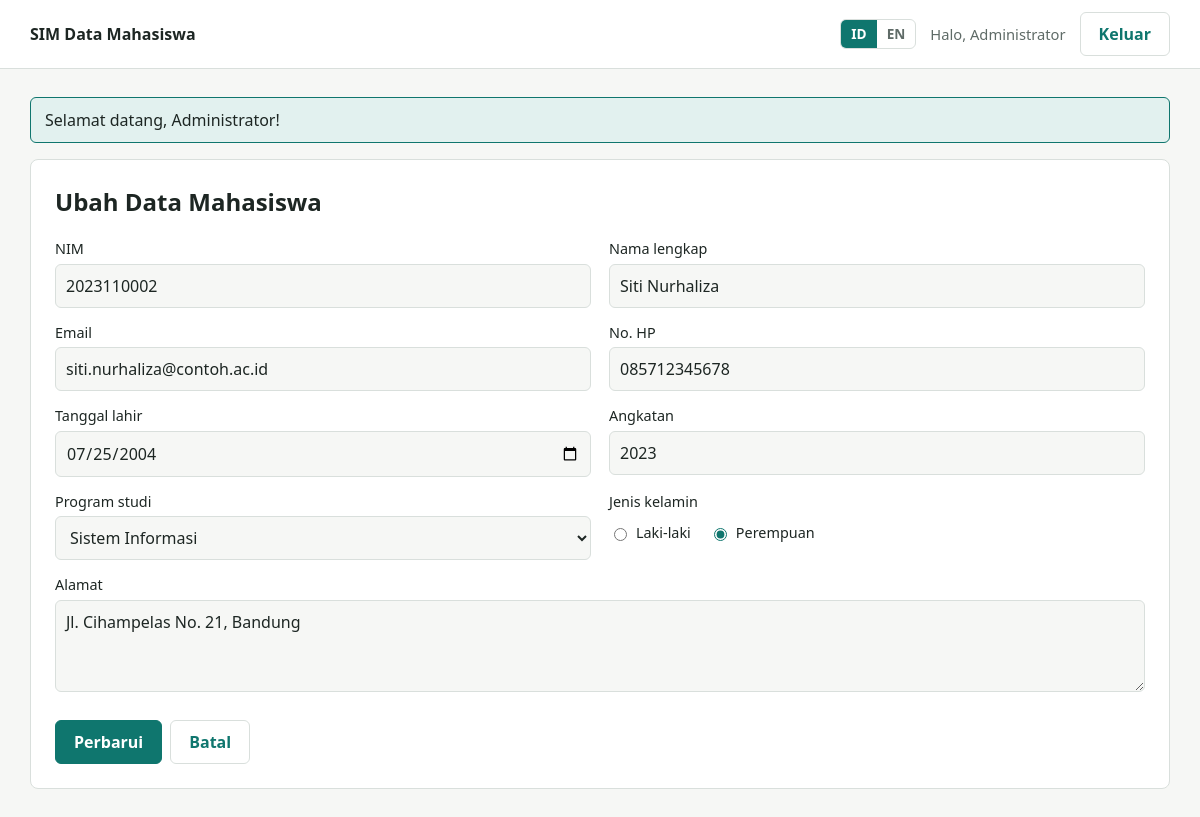
Page /index.php?page=mahasiswa-edit&id=2 (signed in) on the committed database.
### tables this page shows
CREATE TABLE IF NOT EXISTS mahasiswa (
    id            INT UNSIGNED      NOT NULL AUTO_INCREMENT,
    nim           VARCHAR(12)       NOT NULL,
    nama          VARCHAR(100)      NOT NULL,
    email         VARCHAR(100)      NOT NULL,
    telepon       VARCHAR(15)       NOT NULL,
    tanggal_lahir DATE              NOT NULL,
    jenis_kelamin ENUM('L', 'P')    NOT NULL,
    program_studi VARCHAR(10)       NOT NULL,
    angkatan      SMALLINT UNSIGNED NOT NULL,
    alamat        VARCHAR(255)      NOT NULL,
    created_at    TIMESTAMP         NOT NULL DEFAULT CURRENT_TIMESTAMP,
    updated_at    TIMESTAMP         NOT NULL DEFAULT CURRENT_TIMESTAMP ON UPDATE CURRENT_TIMESTAMP,
    PRIMARY KEY (id),
    UNIQUE KEY uq_mahasiswa_nim (nim)
);

### app/Core/View.php (called while the page is built, shortened)
<?php
final class View
{
    public static function render(string $viewFile, array $viewData = []): void
    {
        extract($viewData, EXTR_SKIP);
        require BASE_PATH . '/app/Views/' . $viewFile . '.php';
        require BASE_PATH . '/app/Views/layout.php';
    }
}

### app/Controllers/MahasiswaController.php (called while the page is built, shortened)
<?php
final class MahasiswaController
{
    private MahasiswaRepository $repo;
    public function __construct(MahasiswaRepository $repo, MahasiswaValidator $validator)
    {
        $this->repo      = $repo;
    }
    public function edit(int $id): void
    {
        $row = $this->findOrRedirect($id);
        $this->renderForm('edit', $row, [], $id);
    }
    private function findOrRedirect(int $id): array
    {
        $row = $id > 0 ? $this->repo->find($id) : null;
        return $row;
    }
    private function renderForm(string $mode, array $values, array $errors, ?int $id = null): void
    {
        View::render('mahasiswa/form', [
            'title'  => t($mode === 'edit' ? 'mhs.edit_title' : 'mhs.create_title'),
            'mode'   => $mode,
            'values' => $values,
            'errors' => $errors,
            'id'     => $id,
        ]);
    }
}

### app/helpers.php (called while the page is built, shortened)
<?php
function e($value): string
{
    return htmlspecialchars((string) $value, ENT_QUOTES | ENT_SUBSTITUTE, 'UTF-8');
}
function t(string $key, array $params = []): string
{
    return Lang::get($key, $params);
}
function url(string $page, array $query = []): string
{
    return 'index.php?' . http_build_query(array_merge(['page' => $page], $query));
}
function option(string $name): array
{
    static $options = null;
    if ($options === null) {
        $options = require BASE_PATH . '/app/Config/options.php';
    }
    return $options[$name] ?? [];
}

### app/Core/Lang.php (called while the page is built, shortened)
<?php
final class Lang
{
    private static array $cache = [];
    public static function current(): string
    {
        $lang = $_SESSION['lang'] ?? self::DEFAULT_LANG;
        return in_array($lang, self::SUPPORTED, true) ? $lang : self::DEFAULT_LANG;
    }
    public static function get(string $key, array $params = []): string
    {
        $lang = self::current();
        if (!isset(self::$cache[$lang])) {
            self::$cache[$lang] = require BASE_PATH . '/lang/' . $lang . '.php';
        }
        $text = self::$cache[$lang][$key] ?? $key;
        foreach ($params as $name => $value) {
            $text = str_replace(':' . $name, (string) $value, $text);
        }
        return $text;
    }
}

### app/Repositories/MahasiswaRepository.php (called while the page is built, shortened)
<?php
final class MahasiswaRepository
{
    private PDO $db;
    public function __construct(PDO $db)
    {
        $this->db = $db;
    }
    public function find(int $id): ?array
    {
        $stmt = $this->db->prepare('SELECT * FROM mahasiswa WHERE id = :id');
        $stmt->execute(['id' => $id]);
        $row = $stmt->fetch();
        return $row === false ? null : $row;
    }
}

### app/Config/options.php (called while the page is built, shortened)
<?php
return [
    'prodi' => [
        'TI'  => 'Teknik Informatika',
        'SI'  => 'Sistem Informasi',
        'MI'  => 'Manajemen Informatika',
        'TE'  => 'Teknik Elektro',
        'DKV' => 'Desain Komunikasi Visual',
    ],
];

### app/Views/mahasiswa/form.php (the view, shortened to what this page needs)
<?php
$isEdit = $mode === 'edit';
$action = $isEdit ? url('mahasiswa-edit', ['id' => $id]) : url('mahasiswa-create');
$v   = static function (string $key) use ($values): string {
    return (string) ($values[$key] ?? '');
};
$cls = static function (string $key) use ($errors): string {
    return isset($errors[$key]) ? ' field--error' : '';
};
?>
<section class="card">
    <h1><?= e($title) ?></h1>
    <form method="post" action="<?= e($action) ?>" novalidate>
        <div class="grid">
            <div class="field<?= $cls('nim') ?>">
                <label for="nim"><?= e(t('f.nim')) ?></label>
                <input type="text" id="nim" name="nim" value="<?= e($v('nim')) ?>" inputmode="numeric" maxlength="12" placeholder="2023110001">
            </div>
            <div class="field<?= $cls('nama') ?>">
                <label for="nama"><?= e(t('f.nama')) ?></label>
                <input type="text" id="nama" name="nama" value="<?= e($v('nama')) ?>" maxlength="100" autocomplete="name">
            </div>
            <div class="field<?= $cls('email') ?>">
                <label for="email"><?= e(t('f.email')) ?></label>
                <input type="email" id="email" name="email" value="<?= e($v('email')) ?>" maxlength="100" autocomplete="email">
            </div>
            <div class="field<?= $cls('telepon') ?>">
                <label for="telepon"><?= e(t('f.telepon')) ?></label>
                <input type="tel" id="telepon" name="telepon" value="<?= e($v('telepon')) ?>" placeholder="081234567890">
            </div>
            <div class="field<?= $cls('tanggal_lahir') ?>">
                <label for="tanggal_lahir"><?= e(t('f.dob')) ?></label>
                <input type="date" id="tanggal_lahir" name="tanggal_lahir" value="<?= e($v('tanggal_lahir')) ?>" max="<?= e(date('Y-m-d')) ?>">
            </div>
            <div class="field<?= $cls('angkatan') ?>">
                <label for="angkatan"><?= e(t('f.year')) ?></label>
                <input type="number" id="angkatan" name="angkatan" value="<?= e($v('angkatan')) ?>" min="2000" max="<?= e(date('Y')) ?>" step="1">
            </div>
            <div class="field<?= $cls('program_studi') ?>">
                <label for="program_studi"><?= e(t('f.prodi')) ?></label>
                <select id="program_studi" name="program_studi">
                    <?php foreach (option('prodi') as $key => $label): ?>
                        <option value="<?= e($key) ?>" <?= $v('program_studi') === (string) $key ? 'selected' : '' ?>><?= e($label) ?></option>
                    <?php endforeach; ?>
                </select>
            </div>
            <div class="field<?= $cls('jenis_kelamin') ?>">
                <span class="label"><?= e(t('f.gender')) ?></span>
                <div class="choices">
                    <?php foreach (['L', 'P'] as $gender): ?>
                        <label class="choice">
                            <input type="radio" name="jenis_kelamin" value="<?= e($gender) ?>" <?= $v('jenis_kelamin') === $gender ? 'checked' : '' ?>>
                            <?= e(t('gender.' . $gender)) ?>
                        </label>
                    <?php endforeach; ?>
                </div>
            </div>
            <div class="field field--wide<?= $cls('alamat') ?>">
                <label for="alamat"><?= e(t('f.address')) ?></label>
                <textarea id="alamat" name="alamat" rows="3" maxlength="255"><?= e($v('alamat')) ?></textarea>
            </div>
        </div>
        <div class="actions">
            <button type="submit" class="btn btn--primary"><?= e(t($isEdit ? 'btn.update' : 'btn.save')) ?></button>
            <a class="btn btn--ghost" href="<?= e(url('mahasiswa')) ?>"><?= e(t('btn.cancel')) ?></a>
        </div>
    </form>
</section>

### public/assets/style.css (style rules this page uses)
:root { --bg: #f6f7f5; --surface: #ffffff; --ink: #1d2623; --muted: #5f6b67; --line: #d9dfdc; --accent: #0f766e; --accent-ink: #ffffff; --accent-soft: #e2f1ef; --danger: #b42318; --danger-soft: #fdecea; --radius: 8px; color-scheme: light; }
* { box-sizing: border-box; }
body { margin: 0; background: var(--bg); color: var(--ink); font: 16px/1.5 system-ui, -apple-system, "Segoe UI", sans-serif; }
h1 { margin: 0 0 4px; font-size: 1.5rem; }
a { color: var(--accent); }
.card { background: var(--surface); border: 1px solid var(--line); border-radius: var(--radius); padding: 24px; }
.grid { display: grid; grid-template-columns: repeat(2, minmax(0, 1fr)); gap: 0 18px; }
.field { margin-top: 14px; }
.field--wide { grid-column: 1 / -1; }
label, .label { display: block; font-size: .9rem; font-weight: 500; margin-bottom: 4px; }
input:not([type=radio]):not([type=checkbox]), select, textarea { width: 100%; padding: 9px 10px; font: inherit; color: inherit; background: var(--bg); border: 1px solid var(--line); border-radius: 6px; }
input, select, textarea { accent-color: var(--accent); }
textarea { resize: vertical; }
.choices { display: flex; gap: 18px; padding-top: 6px; }
.choice { display: inline-flex; align-items: center; gap: 6px; font-weight: 400; margin: 0; }
.actions { display: flex; flex-wrap: wrap; gap: 8px; align-items: center; margin-top: 22px; }
.btn { display: inline-block; font: inherit; font-weight: 600; padding: 9px 18px; border-radius: 6px; border: 1px solid var(--line); background: var(--surface); color: var(--ink); text-decoration: none; cursor: pointer; }
.btn--primary { background: var(--accent); border-color: var(--accent); color: var(--accent-ink); }
.btn--ghost { color: var(--accent); }

### rows in the picture
mahasiswa: nim "2023110002", nama "Siti Nurhaliza", email "siti.nurhaliza@contoh.ac.id", telepon "085712345678", tanggal_lahir "07/25/2004", angkatan "2023", program_studi "Sistem Informasi", jenis_kelamin "☐ Laki-laki", jenis_kelamin "☑ Perempuan", alamat "Jl. Cihampelas No. 21, Bandung"

### other values in the picture
t('app.name') "SIM Data Mahasiswa"
$code "ID"
$code "EN"
t('nav.hello', ['name' => Auth::user()['nama']]) "Halo, Administrator"
t('nav.logout') "Keluar"
$flash['message'] "Selamat datang, Administrator!"
$title "Ubah Data Mahasiswa"
t('f.nim') "NIM"
t('f.nama') "Nama lengkap"
t('f.email') "Email"
t('f.telepon') "No. HP"
t('f.dob') "Tanggal lahir"
t('f.year') "Angkatan"
t('f.prodi') "Program studi"
t('f.gender') "Jenis kelamin"
